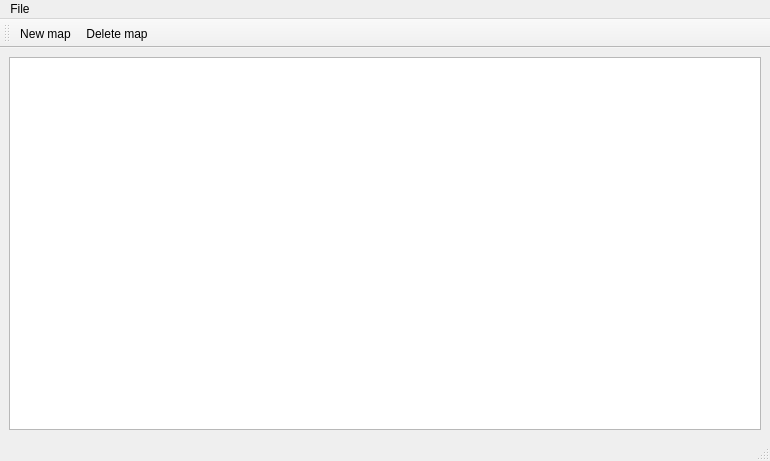
<?xml version="1.0" encoding="UTF-8"?>
<ui version="4.0">
 <class>MapsEditor</class>
 <widget class="QMainWindow" name="MapsEditor">
  <property name="geometry">
   <rect>
    <x>0</x>
    <y>0</y>
    <width>770</width>
    <height>461</height>
   </rect>
  </property>
  <property name="windowTitle">
   <string>MainWindow</string>
  </property>
  <widget class="QWidget" name="centralwidget">
   <layout class="QVBoxLayout" name="verticalLayout">
    <item>
     <widget class="QTableWidget" name="tMaps">
      <property name="selectionMode">
       <enum>QAbstractItemView::SingleSelection</enum>
      </property>
      <property name="selectionBehavior">
       <enum>QAbstractItemView::SelectRows</enum>
      </property>
     </widget>
    </item>
   </layout>
  </widget>
  <widget class="QMenuBar" name="menubar">
   <property name="geometry">
    <rect>
     <x>0</x>
     <y>0</y>
     <width>770</width>
     <height>21</height>
    </rect>
   </property>
   <widget class="QMenu" name="menuFile">
    <property name="title">
     <string>File</string>
    </property>
    <addaction name="actionNew"/>
    <addaction name="actionLoad"/>
    <addaction name="actionSave"/>
   </widget>
   <addaction name="menuFile"/>
  </widget>
  <widget class="QStatusBar" name="statusbar"/>
  <widget class="QToolBar" name="toolBar">
   <property name="windowTitle">
    <string>toolBar</string>
   </property>
   <attribute name="toolBarArea">
    <enum>TopToolBarArea</enum>
   </attribute>
   <attribute name="toolBarBreak">
    <bool>false</bool>
   </attribute>
   <addaction name="actionNew_map"/>
   <addaction name="actionDelete_map"/>
  </widget>
  <action name="actionNew_map">
   <property name="text">
    <string>New map</string>
   </property>
  </action>
  <action name="actionDelete_map">
   <property name="text">
    <string>Delete map</string>
   </property>
  </action>
  <action name="actionNew">
   <property name="text">
    <string>New</string>
   </property>
  </action>
  <action name="actionLoad">
   <property name="text">
    <string>Open..</string>
   </property>
  </action>
  <action name="actionSave">
   <property name="text">
    <string>Save as..</string>
   </property>
  </action>
 </widget>
 <resources/>
 <connections/>
</ui>
